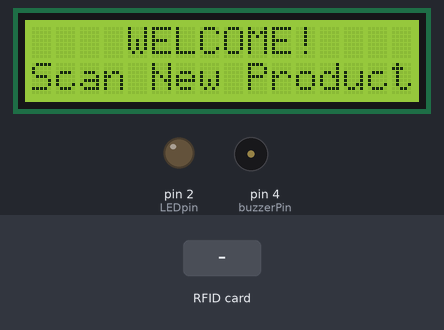
Bench run of a sketch on a simulated Arduino Uno, built with avr-gcc and run on an emulated ATmega328P. Parts: 16×2 character LCD, output pins drawn as LEDs (lit = HIGH), buzzer (waves = sounding, pin HIGH). Wiring (inferred from the names in the program): IR receiver: data pin 3. The inputs (shaded band) are chosen by the test bench. Pins used as bus, display or sensor lines are not drawn; what the sketch prints to the serial monitor is not drawn.

Above: at 1.3 s.
1.4 s: RFID card C3 99 7C 96 held to the reader
At 2.47 s:
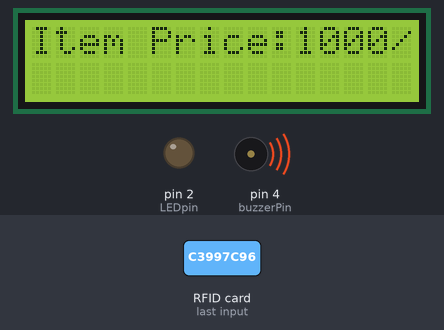
At 3.4 s:
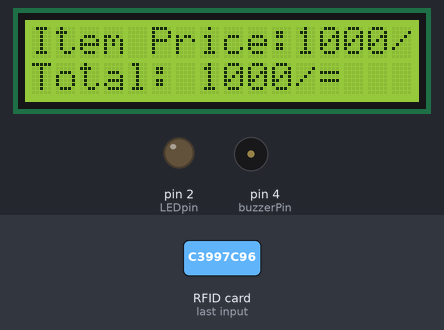
Timing chart, 0 to 4.9 s (numbered marks = the images above; inputs shaded):
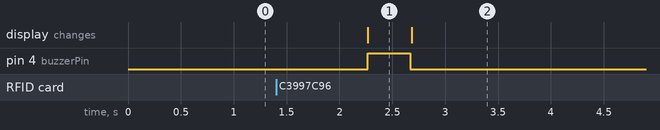

The sketch:

atm_compltedz_part.ino
```cpp
#include <SPI.h>
#include <MFRC522.h>
#include <LiquidCrystal_I2C.h>

LiquidCrystal_I2C lcd(0x27, 16, 2);

#define SS_PIN 10
#define RST_PIN 9
MFRC522 mfrc522(SS_PIN, RST_PIN); // Create MFRC522 instance.
int buzzerPin = 4; // Corrected variable name
int LEDpin = 2;    // Corrected variable name
int IRsensorPin = 3;

// Define RFID tag values and corresponding messages and prices
struct RFIDMessage
{
  String tag;
  String message;
  int price;
};

RFIDMessage rfidMessages[] = {
    {"C3 99 7C 96", "Item Price:1000/=",1000},
    {"01 86 B1 1C", "Item Price:1500/=",1500},

    // Add more RFID tag values, messages, and prices as needed
};

int totalPrice = 0;

void setup()
{
  lcd.init();
  lcd.backlight();
  Serial.begin(9600); // Initiate a serial communication
  SPI.begin();         // Initiate SPI bus
  mfrc522.PCD_Init();  // Initiate MFRC522
  Serial.println("Approximate your card to the reader...");
  Serial.println();
  pinMode(buzzerPin, OUTPUT); // Corrected variable name
  pinMode(LEDpin, OUTPUT);    // Corrected variable name
  pinMode(IRsensorPin, INPUT);
}

void loop()
{
  lcd.clear();
  lcd.setCursor(4, 0);
  lcd.print("WELCOME!");
  lcd.setCursor(0, 1);
  lcd.print("Scan New Product");

  // Look for new cards
  if (mfrc522.PICC_IsNewCardPresent() && mfrc522.PICC_ReadCardSerial())
  {
    // Show UID on the serial monitor
    Serial.print("UID tag :");
    String content = "";
    for (byte i = 0; i < mfrc522.uid.size; i++)
    {
      Serial.print(mfrc522.uid.uidByte[i] < 0x10 ? " 0" : " ");
      Serial.print(mfrc522.uid.uidByte[i], HEX);
      content.concat(String(mfrc522.uid.uidByte[i] < 0x10 ? " 0" : " "));
      content.concat(String(mfrc522.uid.uidByte[i], HEX));
    }
    Serial.println();
    Serial.print("Message : ");
    content.toUpperCase();

    // Check the scanned RFID tag against the predefined values
    for (int i = 0; i < sizeof(rfidMessages) / sizeof(rfidMessages[0]); i++)
    {
      if (content.substring(1) == rfidMessages[i].tag)
      {
        lcd.clear();
        lcd.setCursor(0, 0);
        lcd.print(rfidMessages[i].message);
        digitalWrite(buzzerPin, HIGH);
        delay(400);
        digitalWrite(buzzerPin, LOW);
        Serial.println();

        // Update total price
        totalPrice += rfidMessages[i].price;

        lcd.setCursor(0, 1);
        lcd.print("Total: " + String(totalPrice) + "/=");
        delay(2000); // Display total for 2 seconds
      }
    }

    // Add a delay here to allow the RFID module to reset
    delay(10000);
  }

  // Check IR sensor
  if (digitalRead(IRsensorPin) == LOW)
  {
    lcd.clear();
    lcd.setCursor(0, 0);
    lcd.print("PAYMENT SUCCESS");
    lcd.setCursor(0, 1);
    lcd.print("PAID " + String(totalPrice) + "/=");

    digitalWrite(LEDpin, HIGH);
    Serial.println("Got the signal");
    delay(1000); // Adjust the delay time as needed

    // Reset total price after successful payment
    totalPrice ;
  }
  else
  {
    digitalWrite(LEDpin, LOW);
    Serial.println("No signal");
    delay(1000); // Adjust the delay time as needed
  }
}
```

Measured:
- after the input at 1.4 s, pin 4 (buzzerPin): LOW → HIGH after 0.87 s, → LOW 0.40 s later; the display: changes after 0.87 s (image 1)
- what the display in image 1 shows lasts 0.4 s, from 2.3 s to 2.7 s
